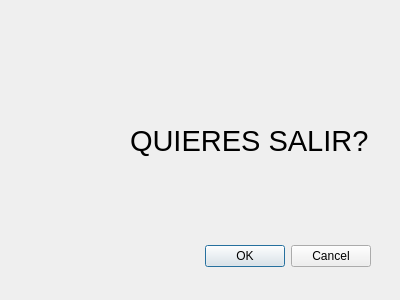
<?xml version="1.0" encoding="UTF-8"?>
<ui version="4.0">
 <class>Dialog</class>
 <widget class="QDialog" name="Dialog">
  <property name="geometry">
   <rect>
    <x>0</x>
    <y>0</y>
    <width>400</width>
    <height>300</height>
   </rect>
  </property>
  <property name="windowTitle">
   <string>Dialog</string>
  </property>
  <property name="modal">
   <bool>true</bool>
  </property>
  <widget class="QDialogButtonBox" name="buttonBox">
   <property name="geometry">
    <rect>
     <x>30</x>
     <y>240</y>
     <width>341</width>
     <height>32</height>
    </rect>
   </property>
   <property name="orientation">
    <enum>Qt::Horizontal</enum>
   </property>
   <property name="standardButtons">
    <set>QDialogButtonBox::Cancel|QDialogButtonBox::Ok</set>
   </property>
  </widget>
  <widget class="QLabel" name="label">
   <property name="geometry">
    <rect>
     <x>130</x>
     <y>100</y>
     <width>241</width>
     <height>81</height>
    </rect>
   </property>
   <property name="font">
    <font>
     <pointsize>22</pointsize>
    </font>
   </property>
   <property name="text">
    <string>QUIERES SALIR?</string>
   </property>
  </widget>
  <widget class="QLabel" name="label_2">
   <property name="geometry">
    <rect>
     <x>10</x>
     <y>110</y>
     <width>101</width>
     <height>51</height>
    </rect>
   </property>
   <property name="text">
    <string/>
   </property>
   <property name="pixmap">
    <pixmap>../../../Pictures/Screenshots/Captura de pantalla 2024-12-24 074924.png</pixmap>
   </property>
  </widget>
 </widget>
 <resources/>
 <connections>
  <connection>
   <sender>buttonBox</sender>
   <signal>accepted()</signal>
   <receiver>Dialog</receiver>
   <slot>accept()</slot>
   <hints>
    <hint type="sourcelabel">
     <x>248</x>
     <y>254</y>
    </hint>
    <hint type="destinationlabel">
     <x>157</x>
     <y>274</y>
    </hint>
   </hints>
  </connection>
  <connection>
   <sender>buttonBox</sender>
   <signal>rejected()</signal>
   <receiver>Dialog</receiver>
   <slot>reject()</slot>
   <hints>
    <hint type="sourcelabel">
     <x>316</x>
     <y>260</y>
    </hint>
    <hint type="destinationlabel">
     <x>286</x>
     <y>274</y>
    </hint>
   </hints>
  </connection>
 </connections>
</ui>
